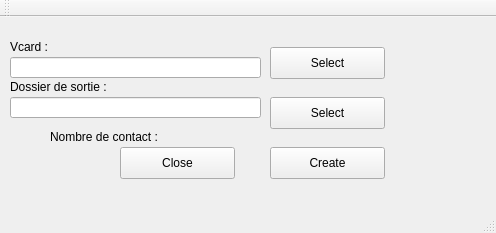
<?xml version="1.0" encoding="UTF-8"?>
<ui version="4.0">
 <class>MainWindow</class>
 <widget class="QMainWindow" name="MainWindow">
  <property name="geometry">
   <rect>
    <x>0</x>
    <y>0</y>
    <width>496</width>
    <height>233</height>
   </rect>
  </property>
  <property name="windowTitle">
   <string>MainWindow</string>
  </property>
  <widget class="QWidget" name="centralWidget">
   <widget class="QPushButton" name="bpvcard">
    <property name="geometry">
     <rect>
      <x>270</x>
      <y>30</y>
      <width>115</width>
      <height>32</height>
     </rect>
    </property>
    <property name="text">
     <string>Select</string>
    </property>
   </widget>
   <widget class="QPushButton" name="bpfolder">
    <property name="geometry">
     <rect>
      <x>270</x>
      <y>80</y>
      <width>115</width>
      <height>32</height>
     </rect>
    </property>
    <property name="text">
     <string>Select</string>
    </property>
   </widget>
   <widget class="QPushButton" name="bpexit">
    <property name="geometry">
     <rect>
      <x>120</x>
      <y>130</y>
      <width>115</width>
      <height>32</height>
     </rect>
    </property>
    <property name="text">
     <string>Close</string>
    </property>
   </widget>
   <widget class="QPushButton" name="bpcreation">
    <property name="enabled">
     <bool>true</bool>
    </property>
    <property name="geometry">
     <rect>
      <x>270</x>
      <y>130</y>
      <width>115</width>
      <height>32</height>
     </rect>
    </property>
    <property name="text">
     <string>Create</string>
    </property>
   </widget>
   <widget class="QLineEdit" name="linevcard">
    <property name="geometry">
     <rect>
      <x>10</x>
      <y>40</y>
      <width>251</width>
      <height>21</height>
     </rect>
    </property>
   </widget>
   <widget class="QLineEdit" name="linedossiervcard">
    <property name="geometry">
     <rect>
      <x>10</x>
      <y>80</y>
      <width>251</width>
      <height>21</height>
     </rect>
    </property>
   </widget>
   <widget class="QLabel" name="label">
    <property name="geometry">
     <rect>
      <x>10</x>
      <y>20</y>
      <width>62</width>
      <height>19</height>
     </rect>
    </property>
    <property name="text">
     <string>Vcard :</string>
    </property>
   </widget>
   <widget class="QLabel" name="label_2">
    <property name="geometry">
     <rect>
      <x>10</x>
      <y>60</y>
      <width>141</width>
      <height>19</height>
     </rect>
    </property>
    <property name="text">
     <string>Dossier de sortie : </string>
    </property>
   </widget>
   <widget class="QLabel" name="label_3">
    <property name="geometry">
     <rect>
      <x>50</x>
      <y>110</y>
      <width>141</width>
      <height>19</height>
     </rect>
    </property>
    <property name="text">
     <string>Nombre de contact : </string>
    </property>
   </widget>
   <widget class="QLabel" name="contactnombre">
    <property name="geometry">
     <rect>
      <x>190</x>
      <y>110</y>
      <width>141</width>
      <height>19</height>
     </rect>
    </property>
    <property name="text">
     <string/>
    </property>
   </widget>
  </widget>
  <widget class="QMenuBar" name="menuBar">
   <property name="geometry">
    <rect>
     <x>0</x>
     <y>0</y>
     <width>496</width>
     <height>22</height>
    </rect>
   </property>
  </widget>
  <widget class="QToolBar" name="mainToolBar">
   <attribute name="toolBarArea">
    <enum>TopToolBarArea</enum>
   </attribute>
   <attribute name="toolBarBreak">
    <bool>false</bool>
   </attribute>
  </widget>
  <widget class="QStatusBar" name="statusBar"/>
 </widget>
 <layoutdefault spacing="6" margin="11"/>
 <resources/>
 <connections/>
</ui>
